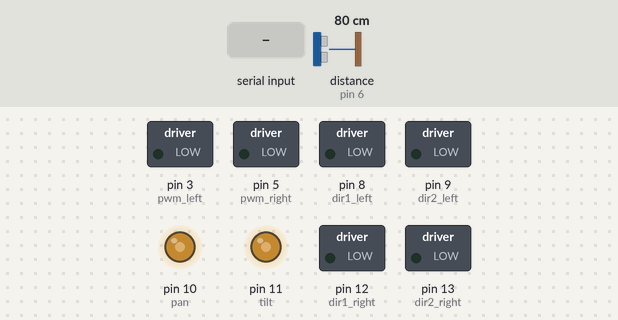
A sketch run on a simulated Arduino Uno, built with avr-gcc and run on an emulated ATmega328P. Parts: switched loads named in the sketch (green lamp = pin HIGH), output pins drawn as LEDs (lit = HIGH). Wiring (inferred from the names in the program): ultrasonic range finder: trigger pin 2; echo pin 6. Inputs (shaded band) come from the test bench; at power-on: distance to the obstacle (sensor on pin 6) 80 cm. The echo pulse lasts 58.3 µs per cm; pins used as bus, display or sensor lines are not drawn; what the sketch prints to the serial monitor is not drawn.

Above: at 1.2 s.
1.3 s: "B90\n" received over Serial
At 2.2 s:
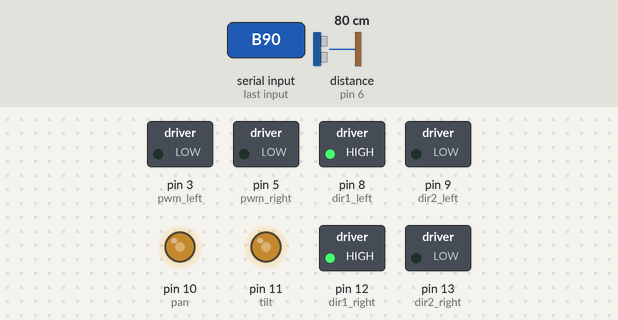
2.8 s: "F90\n" received over Serial
At 4.0 s:
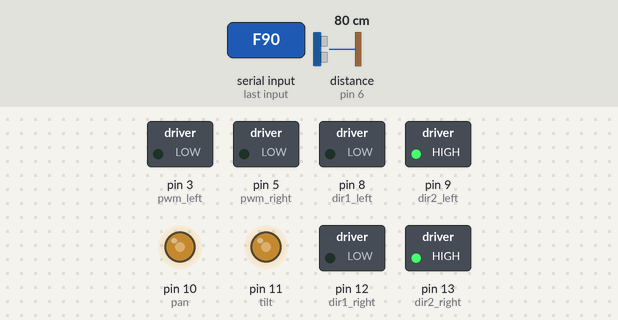
4.3 s: "L90\n" received over Serial
At 5.5 s:
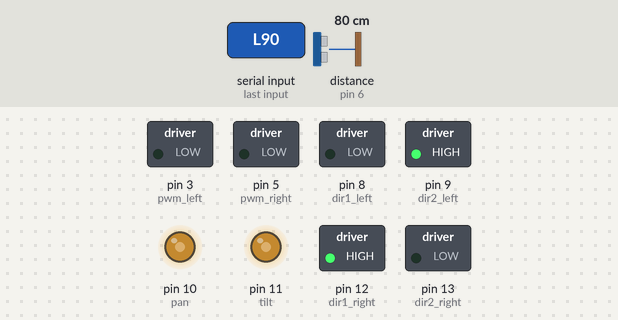
5.8 s: "R90\n" received over Serial
At 6.4 s:
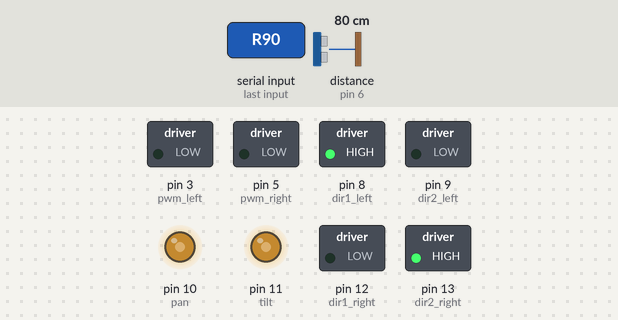
Timing chart, 0 to 8.8 s (numbered marks = the images above; inputs shaded):
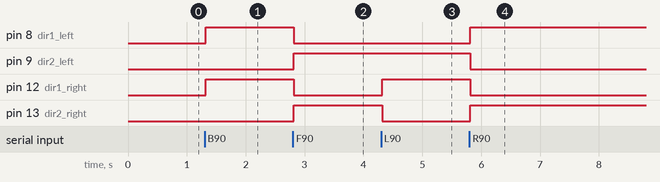

The sketch:

LM298_PING_LASER.ino
```cpp
#include <Servo.h>

int serialinput;
int pwm_left = 3;   //ENA
int pwm_right = 5;  //ENB
int dir1_left = 8;  //IN1
int dir2_left = 9;   //IN2
int dir1_right = 12; //IN3
int dir2_right = 13; //IN4
int pan = 10;
int tilt = 11;
int echo = 6;
int trig = 2;

long microseconds=0;
int speed_select;
long range =0;
void setup()
{
  Serial.begin(9600);
  Serial.println("Motor Control Receiver");
  pinMode(pwm_left, OUTPUT);  //Set control pins to be outputs
  pinMode(pwm_right, OUTPUT);
  pinMode(dir1_left, OUTPUT);
  pinMode(dir2_left, OUTPUT);
  pinMode(dir1_right, OUTPUT);
  pinMode(dir2_right, OUTPUT);
  pinMode(echo, INPUT);
  pinMode(trig, OUTPUT);

  analogWrite(pwm_left, 0);
  analogWrite(pwm_right, 0);
  analogWrite(pan, 125);
  analogWrite(tilt, 125);

}

void loop()
{
  motorControl();

  pinMode(trig, OUTPUT);// attach pin 3 to Trig
  digitalWrite(trig, LOW);
  delayMicroseconds(2);
  digitalWrite(trig, HIGH);
  delayMicroseconds(5);
  digitalWrite(trig, LOW);

  pinMode (echo, INPUT);//attach pin 4 to Echo
  microseconds = pulseIn(echo, HIGH);
  range = microseconds / 74 / 2;
  Serial.print("Range is : ");
  Serial.println(range);
  //delay(10);

}//end void loop
```

motorControl.ino
```cpp
void motorControl()
{
    char flag;
  if(Serial.available())
  {
    flag = Serial.read();
    int pos1, pos2, pos3, pos4, pos5, pos6;
    Serial.println(flag);

      Serial.println(flag);
      if(flag == 'B')
      {
        //Serial.println("Reverse");
        digitalWrite(dir1_left, HIGH);
        digitalWrite(dir2_left, LOW);
        digitalWrite(dir1_right, HIGH);
        digitalWrite(dir2_right, LOW);
      }

    else if(flag == 'F')
      {
        //Serial.println("Forward");
        digitalWrite(dir1_left, LOW);
        digitalWrite(dir2_left, HIGH);
        digitalWrite(dir1_right, LOW);
        digitalWrite(dir2_right, HIGH);
      }

    else if(flag == 'L')
        {
         //Serial.println("Move Left");
         digitalWrite(dir1_left, LOW);
         digitalWrite(dir2_left, HIGH);
         digitalWrite(dir1_right, HIGH);
         digitalWrite(dir2_right, LOW);
        }

    else if(flag == 'R')
       {
         //Serial.println("Move Right");
         digitalWrite(dir1_left, HIGH);
         digitalWrite(dir2_left, LOW);
         digitalWrite(dir1_right, LOW);
         digitalWrite(dir2_right, HIGH);
       }
    else if (flag=='P')
    {
      digitalWrite(dir1_left, LOW);
      digitalWrite(dir2_left, LOW);
      digitalWrite(dir1_right, LOW);
      digitalWrite(dir2_right, LOW);
    }


   //speed adjust
   //flag = Serial.read();
    if(flag == 'S')
    {
      int value = Serial.read() - '0';
      while(value < -1)
      //{
        value = Serial.read() - '0';
        //Serial.println(value);
        speed_select = map(value, 0, 9, 0, 255);
        analogWrite(pwm_left, speed_select);
        analogWrite(pwm_right, speed_select);
      //}//end while
    }//end Speed adjust
  }//end while

} //end motorControl
```

Measured:
- after the input at 1.3 s, pin 8 (dir1_left), pin 12 (dir1_right): LOW → HIGH at once
- after the input at 2.8 s, pin 8 (dir1_left), pin 12 (dir1_right): HIGH → LOW at once; pin 9 (dir2_left), pin 13 (dir2_right): LOW → HIGH at once
- after the input at 4.3 s, pin 12 (dir1_right): LOW → HIGH at once; pin 13 (dir2_right): HIGH → LOW at once
- after the input at 5.8 s, pin 8 (dir1_left), pin 13 (dir2_right): LOW → HIGH at once; pin 9 (dir2_left), pin 12 (dir1_right): HIGH → LOW at once
